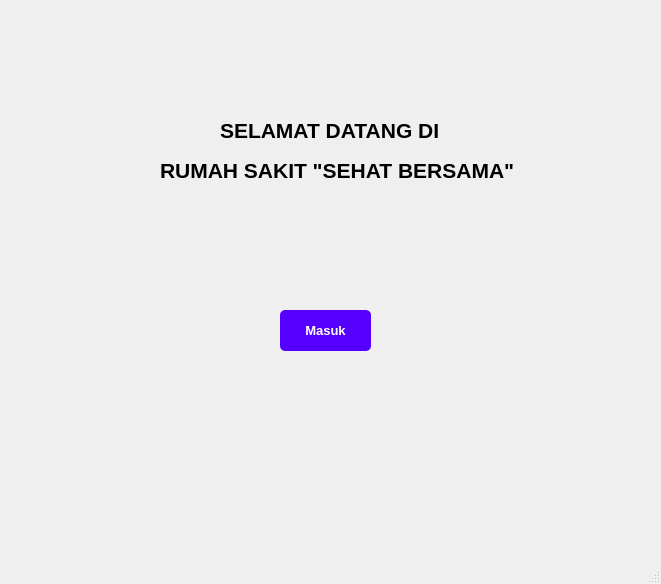
<?xml version="1.0" encoding="UTF-8"?>
<ui version="4.0">
 <class>MainWindow</class>
 <widget class="QMainWindow" name="MainWindow">
  <property name="geometry">
   <rect>
    <x>0</x>
    <y>0</y>
    <width>661</width>
    <height>584</height>
   </rect>
  </property>
  <property name="windowTitle">
   <string>MainWindow</string>
  </property>
  <widget class="QWidget" name="centralwidget">
   <widget class="QLabel" name="label">
    <property name="geometry">
     <rect>
      <x>220</x>
      <y>110</y>
      <width>241</width>
      <height>41</height>
     </rect>
    </property>
    <property name="font">
     <font>
      <pointsize>16</pointsize>
      <weight>75</weight>
      <bold>true</bold>
     </font>
    </property>
    <property name="text">
     <string>SELAMAT DATANG DI</string>
    </property>
   </widget>
   <widget class="QLabel" name="label_2">
    <property name="geometry">
     <rect>
      <x>160</x>
      <y>150</y>
      <width>361</width>
      <height>41</height>
     </rect>
    </property>
    <property name="font">
     <font>
      <pointsize>16</pointsize>
      <weight>75</weight>
      <bold>true</bold>
     </font>
    </property>
    <property name="text">
     <string>RUMAH SAKIT &quot;SEHAT BERSAMA&quot;</string>
    </property>
   </widget>
   <widget class="QPushButton" name="pushButton">
    <property name="geometry">
     <rect>
      <x>280</x>
      <y>310</y>
      <width>91</width>
      <height>41</height>
     </rect>
    </property>
    <property name="font">
     <font>
      <pointsize>10</pointsize>
      <weight>75</weight>
      <bold>true</bold>
     </font>
    </property>
    <property name="styleSheet">
     <string notr="true">QPushButton {
    background-color: rgb(85, 0, 255);
    color: white;
    border-radius: 5px;   
    padding: 6px;           
}</string>
    </property>
    <property name="text">
     <string>Masuk</string>
    </property>
   </widget>
  </widget>
  <widget class="QMenuBar" name="menubar">
   <property name="geometry">
    <rect>
     <x>0</x>
     <y>0</y>
     <width>661</width>
     <height>21</height>
    </rect>
   </property>
  </widget>
  <widget class="QStatusBar" name="statusbar"/>
 </widget>
 <resources/>
 <connections/>
</ui>
